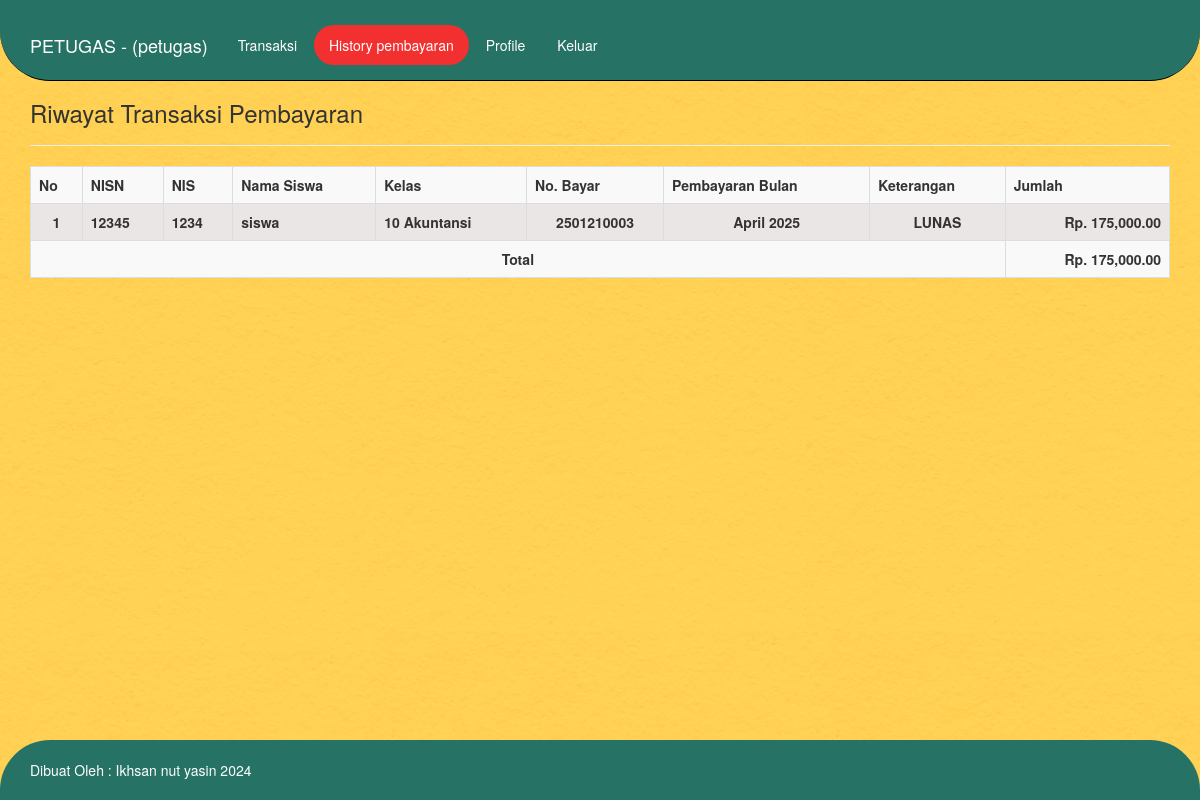
Page /app/petugas/riwayat.php (signed in) on the committed database.
### tables this page shows
CREATE TABLE `tb_petugas` (
  `id_petugas` int(11) NOT NULL,
  `username` varchar(35) NOT NULL,
  `password` varchar(50) NOT NULL,
  `nama_petugas` varchar(35) NOT NULL,
  `alamat` varchar(100) NOT NULL,
  `telepon` varchar(15) NOT NULL,
  `level` enum('admin','petugas') NOT NULL
);

CREATE TABLE `tb_pembayaran` (
  `id_pembayaran` int(11) NOT NULL,
  `id_petugas` int(11) DEFAULT NULL,
  `nisn` char(10) NOT NULL,
  `bulan` varchar(20) NOT NULL,
  `nobayar` varchar(20) DEFAULT NULL,
  `jatuh_tempo` date NOT NULL,
  `tgl_bayar` date DEFAULT NULL,
  `id_spp` int(11) NOT NULL,
  `jumlah_bayar` int(11) NOT NULL,
  `ket` varchar(15) DEFAULT NULL
);

CREATE TABLE `tb_siswa` (
  `nisn` char(10) NOT NULL,
  `nis` char(8) NOT NULL,
  `nama` varchar(35) NOT NULL,
  `id_kelas` int(11) NOT NULL,
  `alamat` text NOT NULL,
  `no_hp` varchar(13) NOT NULL,
  `id_spp` int(11) NOT NULL
);

CREATE TABLE `tb_kelas` (
  `id_kelas` int(11) NOT NULL,
  `nama_kelas` varchar(10) NOT NULL,
  `kompetensi_keahlian` varchar(50) NOT NULL
);

### app/petugas/riwayat.php (the view, shortened to what this page needs)
<?php
    include "../inc/koneksi.php";
    $qprofil = mysqli_query($konek, "SELECT * FROM tb_petugas WHERE id_petugas='$_SESSION[id]'");
    $profil = mysqli_fetch_array($qprofil);
?>
<!DOCTYPE html>
<html lang="en">
<head>
    <link href="./../assets/css/bootstrap.min.css" rel="stylesheet">
    <link href="./../assets/style.css" rel="stylesheet">
</head>
<body>
     <nav class="navbar navbar-default navbar-fixed-top" style="border-radius: 0px 0px 50px 50px; border-color: black; background-color:  #267365;">
      <div class="container">
        <div class="navbar-header" style="margin-top: 20px;">
          <a class="navbar-brand" href="./" style="color: white;">PETUGAS - (<?php echo $profil['nama_petugas']; ?>)</a>
        </div>
        <div style="margin-top: 25px; margin-bottom: 10px;">
         <ul class="nav nav-pills" role="tablist">
            <li role="presentation" ><a href="transaksi.php">Transaksi</a></li>
            <li role="presentation"  style="background-color: #F23030; border-radius: 50px;"><a href="riwayat.php">History pembayaran</a></li>
            <li role="presentation"><a href="profile.php">Profile</a></li>
            <li role="presentation"><a href="../inc/logout.php">Keluar</a></li>
      </ul>
        </div>
      </div>
    </nav>
    <div class="container">
        <div class="page-header">
            <h3>Riwayat Transaksi Pembayaran</h3>
        </div>
        <table class="table table-bordered table-striped" style="background-color: #ebe6e6;">
            <tr>
                <th>No</th>
                <th>NISN</th>
                <th>NIS</th>
                <th>Nama Siswa</th>
                <th>Kelas</th>
                <th>No. Bayar</th>
                <th>Pembayaran Bulan</th>
                <th>Keterangan</th>
                <th>Jumlah</th>
            </tr>
            <?php
                $id_petugas = $profil['id_petugas'];
                $sqlBayar = mysqli_query($konek, "SELECT tb_pembayaran.*, tb_siswa.*, tb_petugas.*
                                                FROM tb_pembayaran
                                                INNER JOIN tb_siswa ON tb_siswa.nisn=tb_pembayaran.nisn
                                                INNER JOIN tb_petugas ON tb_petugas.id_petugas=tb_pembayaran.id_petugas
                                                WHERE tb_pembayaran.id_petugas='$id_petugas'
                                                ORDER BY tb_pembayaran.tgl_bayar ASC");
                $no=1;
                $total = 0;
                while ($d=mysqli_fetch_array($sqlBayar)) {
                    $qkelas = mysqli_query($konek, "SELECT * FROM tb_kelas WHERE id_kelas='$d[id_kelas]'");
                    $kelas = mysqli_fetch_array($qkelas);
                    echo "
                <tr>
                    <td><center>$no</center></td>
                    <td>$d[nisn]</td>
                    <td>$d[nis]</td>
                    <td>$d[nama]</td>
                    <td>$kelas[nama_kelas] $kelas[kompetensi_keahlian]</td>
                    <td><center>$d[nobayar]</center></td>
                    <td><center>$d[bulan]</center></td>
                    <td><center>$d[ket]</center></td>
                    <td align='right'>Rp. ";
                    echo number_format($d['jumlah_bayar'], 2);
                    echo "</td>
                </tr>";
                $no++;
                $total += $d['jumlah_bayar'];
                }
            ?>
            <tr>
                <td colspan="8" align="center">Total</td>
                <td align="right">Rp. <b><?php echo number_format($total, 2); ?></b></td>
            </tr>
        </table>
    </div>
<?php
    include "footer.php";
?>

### app/assets/style.css (style rules this page uses)
html { position: relative; min-height: 100%; }
body { margin-bottom: 60px; }
body > .container { padding: 60px 15px 0; }

### app/petugas/riwayat.php (style rules this page uses)
body { background-image: url(../assets/img/bg-1.jpg); background-size: cover; }
a { color: white; }
td { font-weight: bold; }

### rows in the picture
tb_petugas: nama_petugas "petugas"
tb_pembayaran: nisn.nisn "12345", nisn.nis "1234", nisn.nama "siswa", tb_kelas.nama_kelas "10", tb_kelas.kompetensi_keahlian "Akuntansi", nobayar "2501210003", bulan "April 2025", ket "LUNAS", jumlah_bayar "175,000.00"

### other values in the picture
$total "175,000.00"
